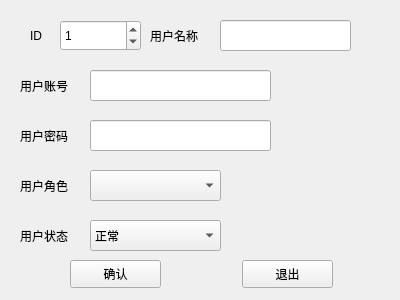
<?xml version="1.0" encoding="UTF-8"?>
<ui version="4.0">
 <class>AddUser</class>
 <widget class="QWidget" name="AddUser">
  <property name="geometry">
   <rect>
    <x>0</x>
    <y>0</y>
    <width>400</width>
    <height>300</height>
   </rect>
  </property>
  <property name="windowTitle">
   <string>Form</string>
  </property>
  <widget class="QStackedWidget" name="stackedWidget">
   <property name="geometry">
    <rect>
     <x>0</x>
     <y>0</y>
     <width>401</width>
     <height>301</height>
    </rect>
   </property>
   <property name="currentIndex">
    <number>0</number>
   </property>
   <widget class="QWidget" name="page">
    <widget class="QSpinBox" name="id">
     <property name="geometry">
      <rect>
       <x>60</x>
       <y>20</y>
       <width>81</width>
       <height>31</height>
      </rect>
     </property>
     <property name="value">
      <number>1</number>
     </property>
    </widget>
    <widget class="QComboBox" name="status">
     <property name="geometry">
      <rect>
       <x>90</x>
       <y>220</y>
       <width>131</width>
       <height>31</height>
      </rect>
     </property>
     <property name="layoutDirection">
      <enum>Qt::LeftToRight</enum>
     </property>
     <item>
      <property name="text">
       <string>正常</string>
      </property>
     </item>
     <item>
      <property name="text">
       <string>冻结</string>
      </property>
     </item>
    </widget>
    <widget class="QLabel" name="label">
     <property name="geometry">
      <rect>
       <x>30</x>
       <y>20</y>
       <width>31</width>
       <height>31</height>
      </rect>
     </property>
     <property name="text">
      <string>ID</string>
     </property>
    </widget>
    <widget class="QLineEdit" name="name">
     <property name="geometry">
      <rect>
       <x>220</x>
       <y>20</y>
       <width>131</width>
       <height>31</height>
      </rect>
     </property>
     <property name="text">
      <string/>
     </property>
    </widget>
    <widget class="QLineEdit" name="account">
     <property name="geometry">
      <rect>
       <x>90</x>
       <y>70</y>
       <width>181</width>
       <height>31</height>
      </rect>
     </property>
     <property name="text">
      <string/>
     </property>
    </widget>
    <widget class="QLabel" name="label_2">
     <property name="geometry">
      <rect>
       <x>150</x>
       <y>20</y>
       <width>71</width>
       <height>31</height>
      </rect>
     </property>
     <property name="text">
      <string>用户名称</string>
     </property>
    </widget>
    <widget class="QLabel" name="label_3">
     <property name="geometry">
      <rect>
       <x>20</x>
       <y>70</y>
       <width>71</width>
       <height>31</height>
      </rect>
     </property>
     <property name="text">
      <string>用户账号</string>
     </property>
    </widget>
    <widget class="QLineEdit" name="pass">
     <property name="geometry">
      <rect>
       <x>90</x>
       <y>120</y>
       <width>181</width>
       <height>31</height>
      </rect>
     </property>
     <property name="text">
      <string/>
     </property>
    </widget>
    <widget class="QPushButton" name="yes">
     <property name="geometry">
      <rect>
       <x>70</x>
       <y>260</y>
       <width>91</width>
       <height>28</height>
      </rect>
     </property>
     <property name="text">
      <string>确认</string>
     </property>
    </widget>
    <widget class="QLabel" name="label_5">
     <property name="geometry">
      <rect>
       <x>20</x>
       <y>170</y>
       <width>71</width>
       <height>31</height>
      </rect>
     </property>
     <property name="text">
      <string>用户角色</string>
     </property>
    </widget>
    <widget class="QPushButton" name="exit">
     <property name="geometry">
      <rect>
       <x>242</x>
       <y>260</y>
       <width>91</width>
       <height>28</height>
      </rect>
     </property>
     <property name="text">
      <string>退出</string>
     </property>
    </widget>
    <widget class="QComboBox" name="role">
     <property name="geometry">
      <rect>
       <x>90</x>
       <y>170</y>
       <width>131</width>
       <height>31</height>
      </rect>
     </property>
     <property name="layoutDirection">
      <enum>Qt::LeftToRight</enum>
     </property>
    </widget>
    <widget class="QLabel" name="label_4">
     <property name="geometry">
      <rect>
       <x>20</x>
       <y>120</y>
       <width>71</width>
       <height>31</height>
      </rect>
     </property>
     <property name="text">
      <string>用户密码</string>
     </property>
    </widget>
    <widget class="QLabel" name="label_6">
     <property name="geometry">
      <rect>
       <x>20</x>
       <y>220</y>
       <width>71</width>
       <height>31</height>
      </rect>
     </property>
     <property name="text">
      <string>用户状态</string>
     </property>
    </widget>
   </widget>
   <widget class="QWidget" name="page_2"/>
  </widget>
 </widget>
 <resources/>
 <connections/>
</ui>
